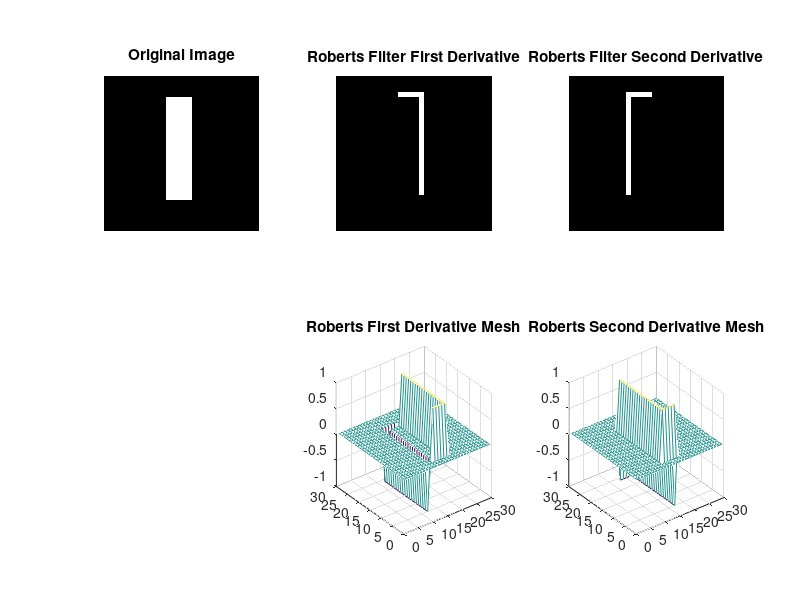
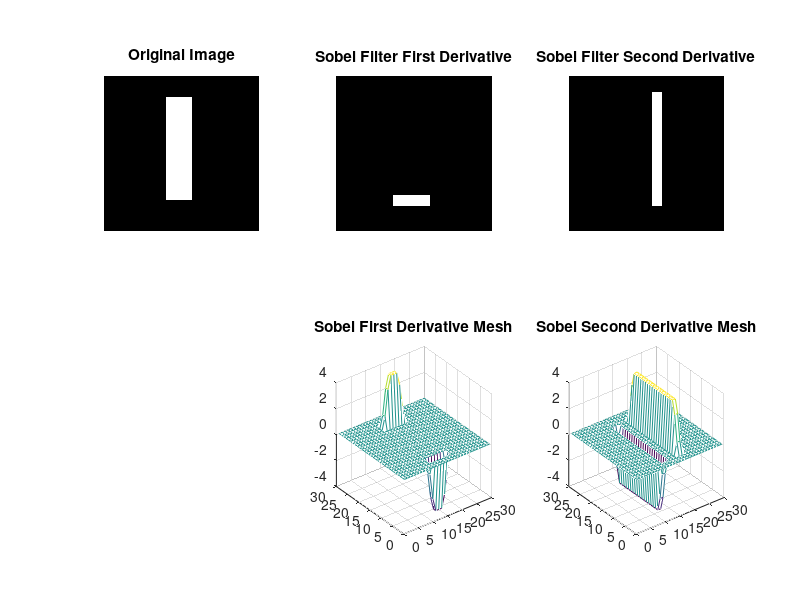
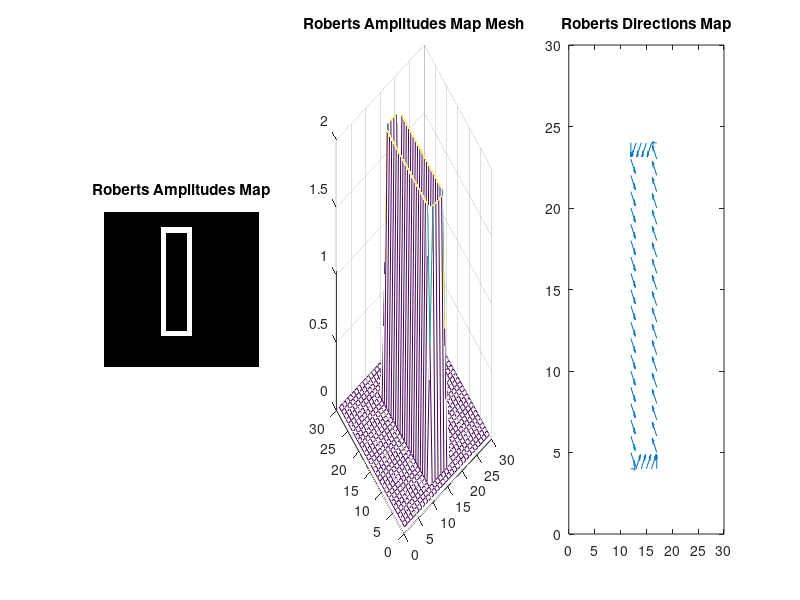
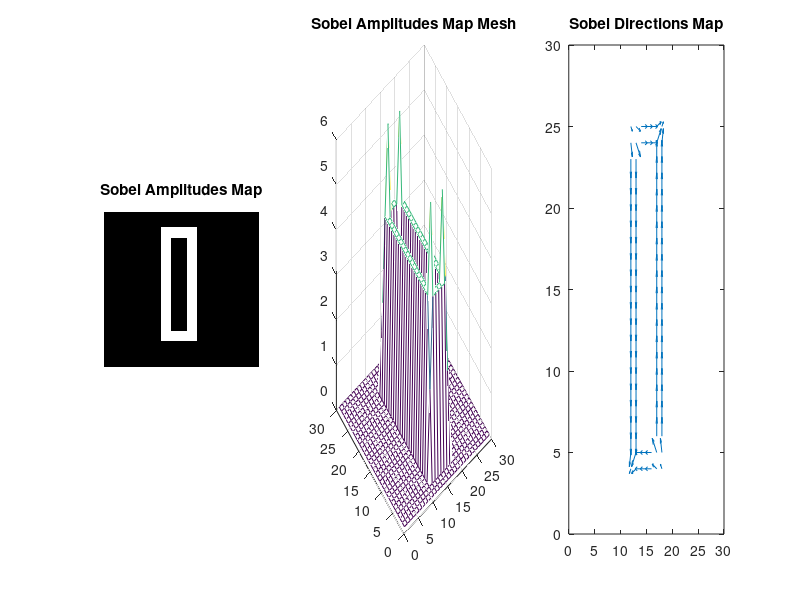

MATLAB code for these plots, in order: (Note: this script raises an error after producing the figures.)
%%%%%%%%%%%%%%%%%%%%%%%%%%%%%%%%%%%%%%%%%%%%%%%%
% Script for the analysis of directions of edges
% on Sobel and Roberts filters.
%
% Silvia Gioia Florio, matr. 119328
% 11/04/2017 - Excercise 2.11
%%%%%%%%%%%%%%%%%%%%%%%%%%%%%%%%%%%%%%%%%%%%%%%%
%
%% Roberts and Sobel filters %%
% initialize synthetic image %
% initialize black image
img = zeros(30,30);
% create a white rectangle
img(5:24, 13:17)=1.;
%
% initialize Roberts and Sobert matrixes %
% roberts
robX = [-1,0;0,1];
robY = [0,-1;1,0];
% sobel 
sobX = fspecial('sobel');
sobY = transpose(sobX);
% apply filters %
% roberts
imgFRX = imfilter(img,robX);
imgFRY = imfilter(img,robY);
% sobel
imgFSX = imfilter(img, sobX);
imgFSY = imfilter(img, sobY);
%
% display results %
% roberts
figure
subplot(2,3,1), imshow(img), title('Original Image')
subplot(2,3,2), imshow(imgFRY, 'InitialMagnification', 'fit'), title('Roberts Filter First Derivative')
subplot(2,3,3), imshow(imgFRX, 'InitialMagnification', 'fit'), title('Roberts Filter Second Derivative')
subplot(2,3,5), mesh(imgFRY), title('Roberts First Derivative Mesh')
subplot(2,3,6), mesh(imgFRX), title('Roberts Second Derivative Mesh')
%sobel
figure
subplot(2,3,1), imshow(img), title('Original Image')
subplot(2,3,2), imshow(imgFSX, 'InitialMagnification', 'fit'), title('Sobel Filter First Derivative')
subplot(2,3,3), imshow(imgFSY, 'InitialMagnification', 'fit'), title('Sobel Filter Second Derivative')
subplot(2,3,5), mesh(imgFSX), title('Sobel First Derivative Mesh')
subplot(2,3,6), mesh(imgFSY), title('Sobel Second Derivative Mesh')
%
% amplitudes and directions map %
% roberts
ampRob = abs(imgFRX) + abs(imgFRY);
% sobel
ampSob = abs(imgFSX) + abs(imgFSY);
%
% display result %
figure
subplot(1,3,1), imshow(ampRob), title('Roberts Amplitudes Map')
subplot(1,3,2), mesh(ampRob), title('Roberts Amplitudes Map Mesh')
subplot(1,3,3), quiver(imgFRX, imgFRY), title('Roberts Directions Map')
figure
subplot(1,3,1), imshow(ampSob), title('Sobel Amplitudes Map')
subplot(1,3,2), mesh(ampSob), title('Sobel Amplitudes Map Mesh')
subplot(1,3,3), quiver(imgFSX, imgFSY), title('Sobel Directions Map')
%
%% experiment %%
% diagonal figure %
imgDia = zeros(30,30);
for i=5:20 
    for j=0:5
        imgDia(i+j, i+1) = 1;
    end
end
%
% apply filters %
% roberts
imgDiaFRX = imfilter(imgDia,robX);
imgDiaFRY = imfilter(imgDia,robY);
% sobel
imgDiaFSX = imfilter(imgDia, sobX);
imgDiaFSY = imfilter(imgDia, sobY);
%
% display results %
% roberts
figure
subplot(2,3,1), imshow(imgDia), title('Original Image')
subplot(2,3,2), imshow(imgDiaFRY, 'InitialMagnification', 'fit'), title('Roberts Filter First Derivative')
subplot(2,3,3), imshow(imgDiaFRX, 'InitialMagnification', 'fit'), title('Roberts Filter Second Derivative')
subplot(2,3,5), mesh(imgDiaFRY), title('Roberts First Derivative Mesh')
subplot(2,3,6), mesh(imgDiaFRX), title('Roberts Second Derivative Mesh')
%sobel
figure
subplot(2,3,1), imshow(imgDia), title('Original Image')
subplot(2,3,2), imshow(imgDiaFSX, 'InitialMagnification', 'fit'), title('Sobel Filter First Derivative')
subplot(2,3,3), imshow(imgDiaFSY, 'InitialMagnification', 'fit'), title('Sobel Filter Second Derivative')
subplot(2,3,5), mesh(imgDiaFSX), title('Sobel First Derivative Mesh')
subplot(2,3,6), mesh(imgDiaFSY), title('Sobel Second Derivative Mesh')
%
% amplitudes and directions map %
% roberts
ampRobDia = abs(imgDiaFRX) + abs(imgDiaFRY);
% sobel
ampSobDia = abs(imgDiaFSX) + abs(imgDiaFSY);
%
% display result %
figure
subplot(1,3,1), imshow(ampRobDia), title('Roberts Amplitudes Map')
subplot(1,3,2), mesh(ampRobDia), title('Roberts Amplitudes Map Mesh')
subplot(1,3,3), quiver(imgDiaFRX, imgDiaFRY), title('Roberts Directions Map')
figure
subplot(1,3,1), imshow(ampSobDia), title('Sobel Amplitudes Map')
subplot(1,3,2), mesh(ampSobDia), title('Sobel Amplitudes Map Mesh')
subplot(1,3,3), quiver(imgDiaFSX, imgDiaFSY), title('Sobel Directions Map')
%
%% noisy bar %%
% initialization %
imgNoise = sigNoise(img, 0.1);
% apply filters %
% roberts
imgNFRX = imfilter(imgNoise,robX);
imgNFRY = imfilter(imgNoise,robY);
% sobel
imgNFSX = imfilter(imgNoise, sobX);
imgNFSY = imfilter(imgNoise, sobY);
%
% display results %
% roberts
figure
subplot(2,3,1), imshow(imgNoise), title('Noisy Image')
subplot(2,3,2), imshow(imgNFRY, 'InitialMagnification', 'fit'), title('Roberts Filter First Derivative')
subplot(2,3,3), imshow(imgNFRX, 'InitialMagnification', 'fit'), title('Roberts Filter Second Derivative')
subplot(2,3,5), mesh(imgNFRY), title('Roberts First Derivative Mesh')
subplot(2,3,6), mesh(imgNFRX), title('Roberts Second Derivative Mesh')
%sobel
figure
subplot(2,3,1), imshow(imgNoise), title('Noisy Image')
subplot(2,3,2), imshow(imgNFSX, 'InitialMagnification', 'fit'), title('Sobel Filter First Derivative')
subplot(2,3,3), imshow(imgNFSY, 'InitialMagnification', 'fit'), title('Sobel Filter Second Derivative')
subplot(2,3,5), mesh(imgNFSX), title('Sobel First Derivative Mesh')
subplot(2,3,6), mesh(imgNFSY), title('Sobel Second Derivative Mesh')
%
% amplitudes and directions map %
% roberts
ampNRob = abs(imgNFRX) + abs(imgNFRY);
% sobel
ampNSob = abs(imgNFSX) + abs(imgNFSY);
%
% display result %
figure
subplot(1,3,1), imshow(ampNRob), title('Roberts Amplitudes Map')
subplot(1,3,2), mesh(ampNRob), title('Roberts Amplitudes Map Mesh')
subplot(1,3,3), quiver(imgNFRX, imgNFRY), title('Roberts Directions Map')
figure
subplot(1,3,1), imshow(ampNSob), title('Sobel Amplitudes Map')
subplot(1,3,2), mesh(ampNSob), title('Sobel Amplitudes Map Mesh')
subplot(1,3,3), quiver(imgNFSX, imgNFSY), title('Sobel Directions Map')
%
%% blobs %%
% initialization %
blobs = imread('blobs.png');
blobsNoise = sigNoise(blobs, 0.1);
% apply filters %
% roberts
blobsNoiseFRX = imfilter(blobsNoise,robX);
blobsNoiseFRY = imfilter(blobsNoise,robY);
% sobel
blobsNoiseFSX = imfilter(blobsNoise, sobX);
blobsNoiseFSY = imfilter(blobsNoise, sobY);
%
% amplitudes and directions map %
% roberts
ampNRob = abs(blobsNoiseFRX) + abs(blobsNoiseFRY);
% sobel
ampNSob = abs(blobsNoiseFSX) + abs(blobsNoiseFSY);
%
% display result %
figure
subplot(2,3,1), imshow(blobs, 'InitialMagnification', 'fit'), title('Original Image')
subplot(2,3,4), imshow(blobsNoise, 'InitialMagnification', 'fit'), title('Noisy Image')
subplot(2,3,2), imshow(ampNRob), title('Roberts Amplitudes Map')
subplot(2,3,5), mesh(ampNRob), title('Roberts Amplitudes Map Mesh')
subplot(2,3,3), imshow(ampNSob), title('Sobel Amplitudes Map')
subplot(2,3,6), mesh(ampNSob), title('Sobel Amplitudes Map Mesh')
%
%% circuit %%
circuit = imread('circuit.tif');
% apply filters %
% roberts
circuitFRX = imfilter(circuit,robX);
circuitFRY = imfilter(circuit,robY);
% sobel
circuitFSX = imfilter(circuit, sobX);
circuitFSY = imfilter(circuit, sobY);
%
% amplitudes and directions map %
% roberts
ampRobCircuit = abs(circuitFRX) + abs(circuitFRY);
% sobel
ampSobCircuit = abs(circuitFSX) + abs(circuitFSY);
%
% display result %
figure
subplot(2,2,1), imshow(circuit, 'InitialMagnification', 'fit'), title('Original Image')
subplot(2,2,2), imshow(ampRobCircuit), title('Roberts Amplitudes Map')
subplot(2,2,4), mesh(ampRobCircuit), title('Roberts Amplitudes Map Mesh')
subplot(2,2,3), quiver(circuitFRX, circuitFRY), title('Roberts Directions Map')
figure
subplot(2,2,1), imshow(circuit, 'InitialMagnification', 'fit'), title('Original Image')
subplot(2,2,2), imshow(ampSobCircuit), title('Sobel Amplitudes Map')
subplot(2,2,4), mesh(ampSobCircuit), title('Sobel Amplitudes Map Mesh')
subplot(2,2,3), quiver(circuitFSX, circuitFSY), title('Sobel Directions Map')
%
% focus on directions maps %
figure 
subplot(1,2,1), quiver(circuitFRX, circuitFRY), title('Roberts Directions Map')
subplot(1,2,2), quiver(circuitFSX, circuitFSY), title('Sobel Directions Map')
%
%% binarization %%
% display amplitudes maps %
figure
subplot(2,3,1), imshow(circuit, 'InitialMagnification', 'fit'), title('Original Image')
subplot(2,3,2), imshow(ampRobCircuit), title('Roberts Amplitudes Map')
subplot(2,3,5), mesh(ampRobCircuit), title('Roberts Amplitudes Map Mesh')
subplot(2,3,3), imshow(ampSobCircuit), title('Sobel Amplitudes Map')
subplot(2,3,6), mesh(ampSobCircuit), title('Sobel Amplitudes Map Mesh')
% 
% binarization %
ampRobBin = im2bw(ampRobCircuit, .12);
ampSobBin = im2bw(ampSobCircuit,.4);
%
% display results %
figure
subplot(2,1,1), imshowpair(ampRobCircuit, ampRobBin, 'montage'), title(sprintf('Roberts Aplitudes Maps\nThreshold 0.12'))
subplot(2,1,2), imshowpair(ampSobCircuit, ampSobBin, 'montage'), title(sprintf('Sobel Aplitudes Maps\nThreshold 0.4'))
